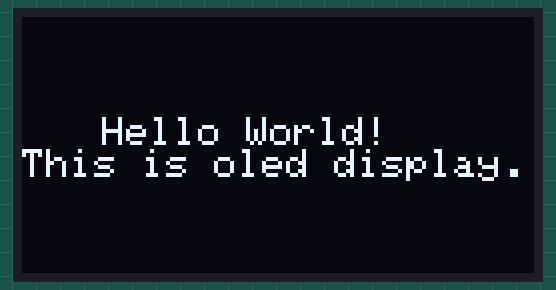
The sketch below on a simulated Arduino Uno, built with avr-gcc and run on an emulated ATmega328P. Shown: 128×64 one-colour display. The display library's start-up logo is not drawn.

Above: at 1.4 s.
At 3.4 s:
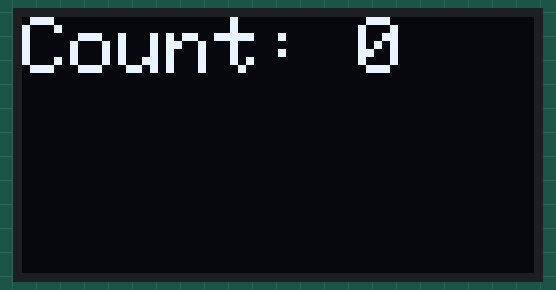
At 7.5 s:
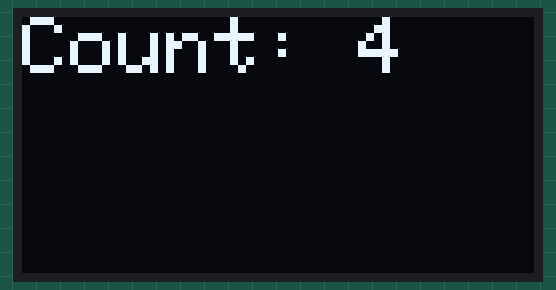
At 11.6 s:
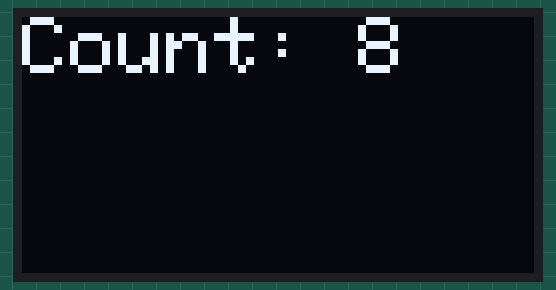
At 20.9 s:
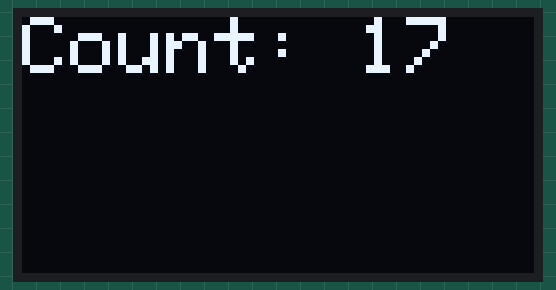
At 38.3 s:
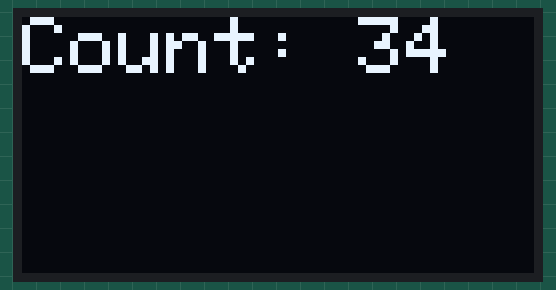

The sketch:

oleddisplay_sept20_vol_0.10.ino
```cpp
#include <Wire.h>
#include <SPI.h>
#include <Adafruit_GFX.h>
#include <Adafruit_SH110X.h>

#define i2_Address 0x3c
#define SCREEN_WIDTH 128
#define SCREEN_HEIGHT 64
#define OLED_RESET -1
Adafruit_SH1106G display = Adafruit_SH1106G(SCREEN_WIDTH, SCREEN_HEIGHT, &Wire, OLED_RESET);

int counter = 0;

void setup() {
  Serial.begin(9600);
  delay(250);
  display.begin(i2_Address, true);

  display.display();
  delay(1000);

  display.clearDisplay();
  display.setTextColor(SH110X_WHITE);
  display.setCursor(20, 25);

  display.println("Hello World!");
  display.println("This is oled display.");
  display.display();
  delay(2000);

}

void loop() {

  display.clearDisplay();
  display.setCursor(0, 0);
  display.setTextSize(2);

  display.print("Count: ");
  display.println(counter);

  display.display();

  counter++;
  delay(1000);
}
```

Measured:
- what the display in image 0 shows lasts 2.1 s, from 1.3 s to 3.4 s
- what the display in image 1 shows lasts 1.0 s, from 3.4 s to 4.4 s
